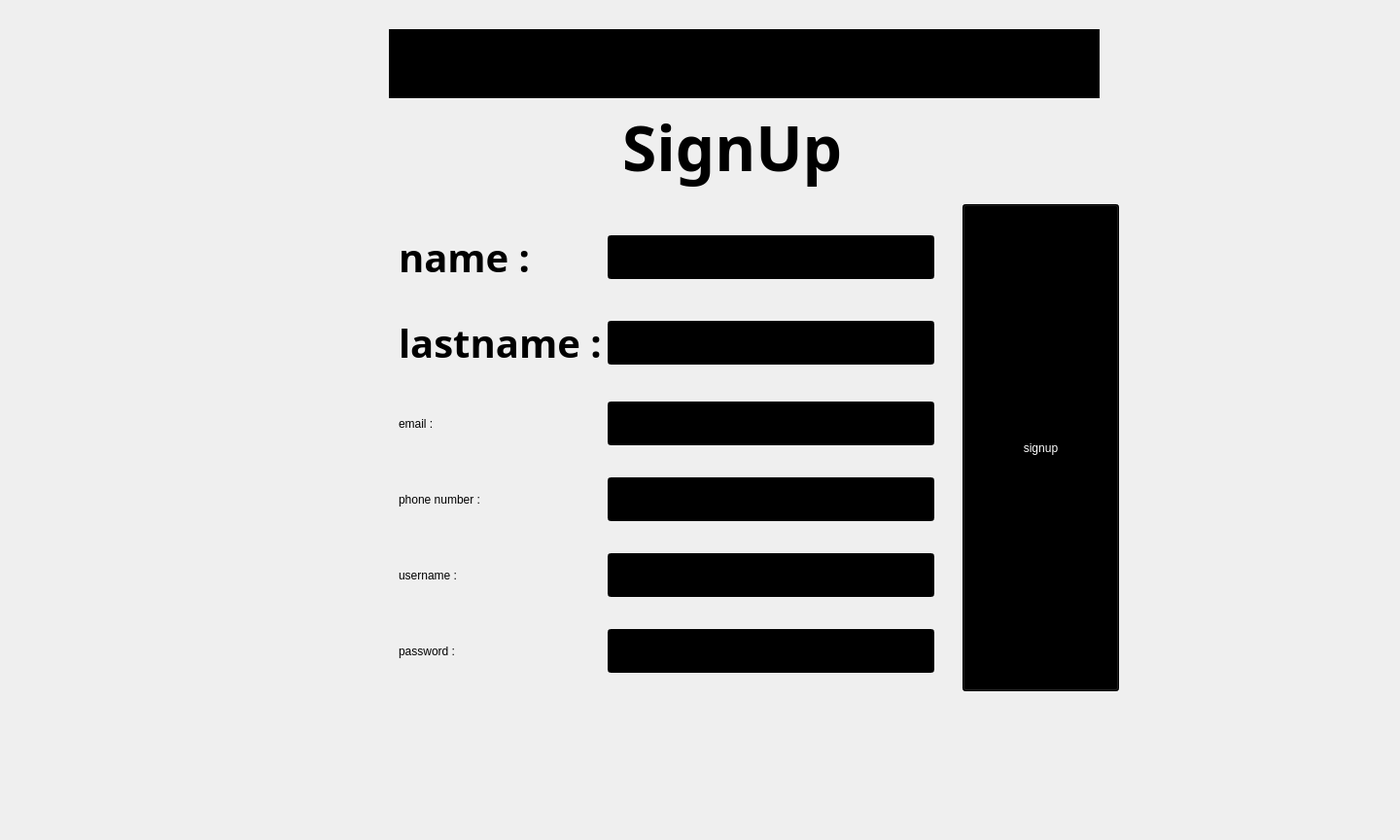
<?xml version="1.0" encoding="UTF-8"?>
<ui version="4.0">
 <class>signup</class>
 <widget class="QWidget" name="signup">
  <property name="geometry">
   <rect>
    <x>0</x>
    <y>0</y>
    <width>1440</width>
    <height>864</height>
   </rect>
  </property>
  <property name="windowTitle">
   <string>Form</string>
  </property>
  <widget class="QLabel" name="label_3">
   <property name="geometry">
    <rect>
     <x>640</x>
     <y>100</y>
     <width>341</width>
     <height>101</height>
    </rect>
   </property>
   <property name="font">
    <font>
     <family>Script MT</family>
     <pointsize>48</pointsize>
     <bold>true</bold>
    </font>
   </property>
   <property name="styleSheet">
    <string notr="true">QLabel {
color: rgb(0, 0, 0);
}
</string>
   </property>
   <property name="text">
    <string>SignUp</string>
   </property>
  </widget>
  <widget class="QPushButton" name="signup_2">
   <property name="geometry">
    <rect>
     <x>990</x>
     <y>210</y>
     <width>161</width>
     <height>501</height>
    </rect>
   </property>
   <property name="styleSheet">
    <string notr="true">QPushButton{
	color: rgb(255, 255, 255);
	font: 700 25pt &quot;Script MT&quot;;
	background-color: rgb(0, 0, 0);
}</string>
   </property>
   <property name="text">
    <string>signup</string>
   </property>
  </widget>
  <widget class="QLabel" name="status">
   <property name="geometry">
    <rect>
     <x>400</x>
     <y>30</y>
     <width>731</width>
     <height>71</height>
    </rect>
   </property>
   <property name="styleSheet">
    <string notr="true">QLabel{
	color: rgb(170, 255, 255);
	font: 20pt &quot;Segoe Script&quot;;
	background-color: rgb(0, 0, 0);
}</string>
   </property>
   <property name="text">
    <string/>
   </property>
  </widget>
  <widget class="QWidget" name="gridLayoutWidget">
   <property name="geometry">
    <rect>
     <x>410</x>
     <y>210</y>
     <width>551</width>
     <height>511</height>
    </rect>
   </property>
   <layout class="QGridLayout" name="gridLayout">
    <item row="4" column="1">
     <widget class="QLineEdit" name="username">
      <property name="font">
       <font>
        <family>Script MT</family>
        <pointsize>20</pointsize>
        <bold>true</bold>
       </font>
      </property>
      <property name="styleSheet">
       <string notr="true">QLineEdit{
	color: rgb(255, 255, 255);
	background-color: rgb(0, 0, 0);

}</string>
      </property>
     </widget>
    </item>
    <item row="5" column="1">
     <widget class="QLineEdit" name="password">
      <property name="font">
       <font>
        <family>Script MT</family>
        <pointsize>20</pointsize>
        <bold>true</bold>
       </font>
      </property>
      <property name="styleSheet">
       <string notr="true">QLineEdit{
	color: rgb(255, 255, 255);
	background-color: rgb(0, 0, 0);

}</string>
      </property>
      <property name="echoMode">
       <enum>QLineEdit::EchoMode::Password</enum>
      </property>
     </widget>
    </item>
    <item row="1" column="1">
     <widget class="QLineEdit" name="lastname">
      <property name="font">
       <font>
        <family>Script MT</family>
        <pointsize>20</pointsize>
        <bold>true</bold>
       </font>
      </property>
      <property name="styleSheet">
       <string notr="true">QLineEdit{
	color: rgb(255, 255, 255);
	background-color: rgb(0, 0, 0);

}</string>
      </property>
     </widget>
    </item>
    <item row="2" column="0">
     <widget class="QLabel" name="label_4">
      <property name="styleSheet">
       <string notr="true">QLabel {

	color: rgb(0, 0, 0);
	font: 700 30pt &quot;Script MT&quot;;

}
</string>
      </property>
      <property name="text">
       <string>email :</string>
      </property>
     </widget>
    </item>
    <item row="2" column="1">
     <widget class="QLineEdit" name="email">
      <property name="font">
       <font>
        <family>Script MT</family>
        <pointsize>20</pointsize>
        <bold>true</bold>
       </font>
      </property>
      <property name="styleSheet">
       <string notr="true">QLineEdit{
	color: rgb(255, 255, 255);
	background-color: rgb(0, 0, 0);

}</string>
      </property>
     </widget>
    </item>
    <item row="4" column="0">
     <widget class="QLabel" name="label_6">
      <property name="styleSheet">
       <string notr="true">QLabel {

	color: rgb(0, 0, 0);
	font: 700 30pt &quot;Script MT&quot;;

}
</string>
      </property>
      <property name="text">
       <string>username :</string>
      </property>
     </widget>
    </item>
    <item row="3" column="0">
     <widget class="QLabel" name="label_5">
      <property name="styleSheet">
       <string notr="true">QLabel {

	color: rgb(0, 0, 0);
	font: 700 30pt &quot;Script MT&quot;;

}
</string>
      </property>
      <property name="text">
       <string>phone number :</string>
      </property>
     </widget>
    </item>
    <item row="1" column="0">
     <widget class="QLabel" name="label_2">
      <property name="font">
       <font>
        <family>Script MT</family>
        <pointsize>30</pointsize>
        <bold>true</bold>
       </font>
      </property>
      <property name="styleSheet">
       <string notr="true">QLabel {
	color: rgb(0, 0, 0);
}</string>
      </property>
      <property name="text">
       <string>lastname :</string>
      </property>
     </widget>
    </item>
    <item row="0" column="1">
     <widget class="QLineEdit" name="name">
      <property name="font">
       <font>
        <family>Script MT</family>
        <pointsize>20</pointsize>
        <bold>true</bold>
       </font>
      </property>
      <property name="styleSheet">
       <string notr="true">QLineEdit{
	background-color: rgb(0, 0, 0);
	color: rgb(255, 255, 255);

}</string>
      </property>
     </widget>
    </item>
    <item row="3" column="1">
     <widget class="QLineEdit" name="phonenumber">
      <property name="font">
       <font>
        <family>Script MT</family>
        <pointsize>20</pointsize>
        <bold>true</bold>
       </font>
      </property>
      <property name="styleSheet">
       <string notr="true">QLineEdit{
	background-color: rgb(0, 0, 0);
	color: rgb(255, 255, 255);

}</string>
      </property>
     </widget>
    </item>
    <item row="5" column="0">
     <widget class="QLabel" name="label_7">
      <property name="styleSheet">
       <string notr="true">QLabel {

	color: rgb(0, 0, 0);
	font: 700 30pt &quot;Script MT&quot;;

}
</string>
      </property>
      <property name="text">
       <string>password :</string>
      </property>
     </widget>
    </item>
    <item row="0" column="0">
     <widget class="QLabel" name="label">
      <property name="font">
       <font>
        <family>Script MT</family>
        <pointsize>30</pointsize>
        <bold>true</bold>
       </font>
      </property>
      <property name="styleSheet">
       <string notr="true">QLabel {
color: rgb(0, 0, 0);
}</string>
      </property>
      <property name="text">
       <string>name :</string>
      </property>
     </widget>
    </item>
   </layout>
  </widget>
 </widget>
 <resources/>
 <connections/>
</ui>
